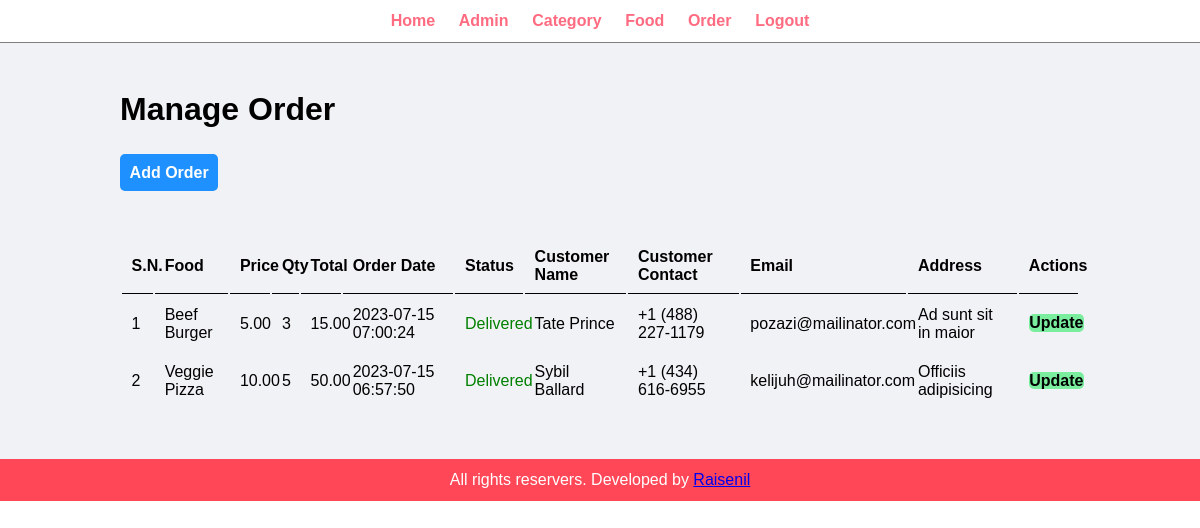
/admin/manage-order.php (signed in), run on the app's committed database.
### tables this page shows
CREATE TABLE `tbl_order` (
  `id` int(10) UNSIGNED NOT NULL,
  `food` varchar(150) NOT NULL,
  `price` decimal(10,2) NOT NULL,
  `qty` int(11) NOT NULL,
  `total` decimal(10,2) NOT NULL,
  `order_date` datetime NOT NULL,
  `status` varchar(50) NOT NULL,
  `customer_name` varchar(150) NOT NULL,
  `customer_contact` varchar(20) NOT NULL,
  `customer_email` varchar(255) NOT NULL,
  `customer_address` varchar(255) NOT NULL
);

### admin/manage-order.php (the view, shortened to what this page needs)
<?php
    include("partials/menu.php");
?>
    <div class="main-content">
        <div class="wrapper">
            <h1>Manage Order</h1>
            <br><br>
            <a href="<?php echo SITEURL;?>admin/add-order.php" class="btn-primary">Add Order</a>
            <br><br><br>
            <br>
            <table class="tbl-full">
                <tr>
                    <th>S.N.</th>
                    <th>Food</th>
                    <th>Price</th>
                    <th>Qty</th>
                    <th>Total</th>
                    <th>Order Date</th>
                    <th>Status</th>
                    <th>Customer Name</th>
                    <th>Customer Contact</th>
                    <th>Email</th>
                    <th>Address</th>
                    <th>Actions</th>
                </tr>
                <?php
                    $sql = "SELECT * FROM tbl_order ORDER BY id DESC";
                    $res = mysqli_query($conn,$sql);
                    $count = mysqli_num_rows($res);
                    $sn = 1;
                    if($count>0){
                        while($row=mysqli_fetch_assoc($res)){
                            $id=$row['id'];
                            $food=$row['food'];
                            $price=$row['price'];
                            $qty=$row['qty'];
                            $total=$row['total'];
                            $order_date=$row['order_date'];
                            $status=$row['status'];
                            $customer_name=$row['customer_name'];
                            $customer_contact=$row['customer_contact'];
                            $customer_email=$row['customer_email'];
                            $customer_address=$row['customer_address'];
                            ?>
                                <tr>
                                    <td><?php echo $sn++;?></td>
                                    <td><?php echo $food;?></td>
                                    <td><?php echo $price;?></td>
                                    <td><?php echo $qty;?></td>
                                    <td><?php echo $total;?></td>
                                    <td><?php echo $order_date;?></td>
                                    <td>
                                        <?php
                                            if($status=="Ordered"){
                                                echo "<label style='color:gray'>$status</label>";
                                            }elseif($status=="On Delivery"){
                                                echo "<label style='color:orange'>$status</label>";
                                            }elseif($status=="Delivered"){
                                                echo "<label style='color:green'>$status</label>";
                                            }elseif($status=="Cancelled"){
                                                echo "<label style='color:red'>$status</label>";
                                            }
                                        ?>
                                    </td>
                                    <td><?php echo $customer_name;?></td>
                                    <td><?php echo $customer_contact;?></td>
                                    <td><?php echo $customer_email;?></td>
                                    <td><?php echo $customer_address;?></td>
                                    <td>
                                        <a href="update-order.php?id=<?php echo $id;?>" class="btn-secondary">Update</a>
                                    </td>
                                </tr>
                            <?php
                        }
                    }else{
                        echo "<tr><td colspan='12' class='error'>Orders not Available</td></tr>";
                    }
                ?>
            </table>
        </div>
    </div>
<?php include("partials/footer.php");?>

### css/admin.css (style rules this page uses)
* { margin: 0 0; padding: 0 0; font-family: Arial, Helvetica, sans-serif; }
.wrapper { padding: 1%; width: 80%; margin: 0 auto; }
.tbl-full { width: 100%; }
table tr th { border-bottom: 1px solid black; padding: 1%; text-align: left; }
table tr td { padding: 1%; }
.btn-primary { background-color: #1e90ff; padding: 1%; color: white; text-decoration: none; font-weight: bold; border-radius: 5px; }
.btn-secondary { background-color: #7bed9f; padding: 1%; color: black; text-decoration: none; font-weight: bold; border-radius: 5px; }
.main-content { background-color: #f1f2f6; padding: 3% 0; }

### data on the page
tbl_order: food "Beef Burger", price "5.00", qty "3", total "15.00", order_date "2023-07-15 07:00:24", status "Delivered", customer_name "Tate Prince", customer_contact "+1 (488) 227-1179", customer_email "pozazi@mailinator.com", customer_address "Ad sunt sit in maior"
tbl_order: food "Veggie Pizza", price "10.00", qty "5", total "50.00", order_date "2023-07-15 06:57:50", status "Delivered", customer_name "Sybil Ballard", customer_contact "+1 (434) 616-6955", customer_email "kelijuh@mailinator.com", customer_address "Officiis adipisicing"
